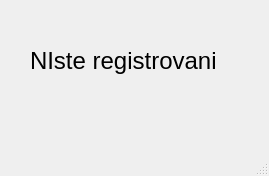
<?xml version="1.0" encoding="UTF-8"?>
<ui version="4.0">
 <class>NisiRegistrovanWIndow</class>
 <widget class="QMainWindow" name="NisiRegistrovanWIndow">
  <property name="geometry">
   <rect>
    <x>0</x>
    <y>0</y>
    <width>269</width>
    <height>176</height>
   </rect>
  </property>
  <property name="windowTitle">
   <string>MainWindow</string>
  </property>
  <widget class="QWidget" name="centralwidget">
   <widget class="QLabel" name="nisteRegistrovan">
    <property name="geometry">
     <rect>
      <x>30</x>
      <y>30</y>
      <width>221</width>
      <height>61</height>
     </rect>
    </property>
    <property name="font">
     <font>
      <pointsize>18</pointsize>
     </font>
    </property>
    <property name="text">
     <string>NIste registrovani</string>
    </property>
   </widget>
  </widget>
  <widget class="QMenuBar" name="menubar">
   <property name="geometry">
    <rect>
     <x>0</x>
     <y>0</y>
     <width>269</width>
     <height>22</height>
    </rect>
   </property>
  </widget>
  <widget class="QStatusBar" name="statusbar"/>
 </widget>
 <resources/>
 <connections/>
</ui>
